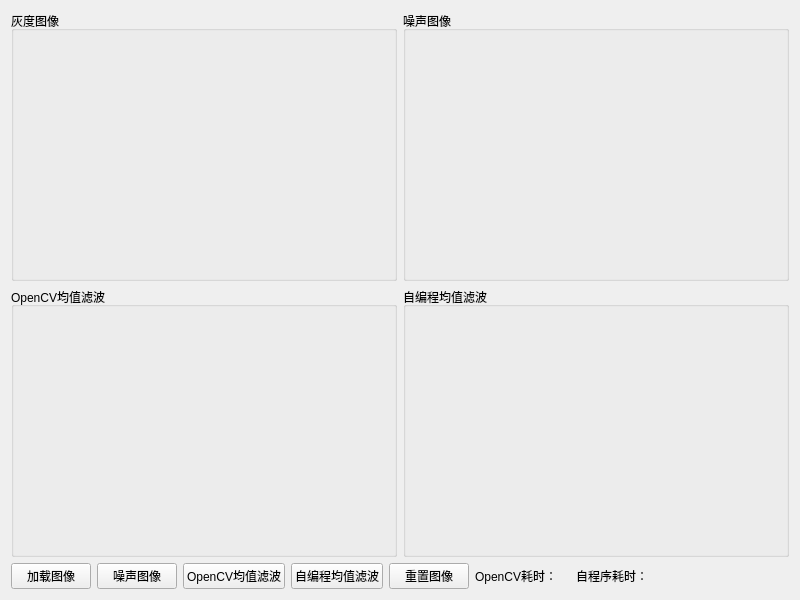
<?xml version="1.0" encoding="UTF-8"?>
<ui version="4.0">
 <class>Widget</class>
 <widget class="QWidget" name="Widget">
  <property name="geometry">
   <rect>
    <x>0</x>
    <y>0</y>
    <width>800</width>
    <height>600</height>
   </rect>
  </property>
  <property name="windowTitle">
   <string>Widget</string>
  </property>
  <layout class="QGridLayout" name="gridLayout">
   <item row="0" column="0">
    <widget class="QGroupBox" name="groupBox">
     <property name="sizePolicy">
      <sizepolicy hsizetype="Preferred" vsizetype="Expanding">
       <horstretch>0</horstretch>
       <verstretch>0</verstretch>
      </sizepolicy>
     </property>
     <property name="title">
      <string>灰度图像</string>
     </property>
     <layout class="QVBoxLayout" name="verticalLayout">
      <item>
       <widget class="QLabel" name="lbl_grayPic">
        <property name="text">
         <string/>
        </property>
       </widget>
      </item>
     </layout>
    </widget>
   </item>
   <item row="0" column="1">
    <widget class="QGroupBox" name="groupBox_2">
     <property name="sizePolicy">
      <sizepolicy hsizetype="Preferred" vsizetype="Expanding">
       <horstretch>0</horstretch>
       <verstretch>0</verstretch>
      </sizepolicy>
     </property>
     <property name="title">
      <string>噪声图像</string>
     </property>
     <layout class="QVBoxLayout" name="verticalLayout_2">
      <item>
       <widget class="QLabel" name="lbl_saltPic">
        <property name="text">
         <string/>
        </property>
       </widget>
      </item>
     </layout>
    </widget>
   </item>
   <item row="1" column="0">
    <widget class="QGroupBox" name="groupBox_4">
     <property name="sizePolicy">
      <sizepolicy hsizetype="Preferred" vsizetype="Expanding">
       <horstretch>0</horstretch>
       <verstretch>0</verstretch>
      </sizepolicy>
     </property>
     <property name="title">
      <string>OpenCV均值滤波</string>
     </property>
     <layout class="QVBoxLayout" name="verticalLayout_4">
      <item>
       <widget class="QLabel" name="lbl_MeanFilterCV">
        <property name="text">
         <string/>
        </property>
       </widget>
      </item>
     </layout>
    </widget>
   </item>
   <item row="1" column="1">
    <widget class="QGroupBox" name="groupBox_3">
     <property name="sizePolicy">
      <sizepolicy hsizetype="Preferred" vsizetype="Expanding">
       <horstretch>0</horstretch>
       <verstretch>0</verstretch>
      </sizepolicy>
     </property>
     <property name="title">
      <string>自编程均值滤波</string>
     </property>
     <layout class="QVBoxLayout" name="verticalLayout_3">
      <item>
       <widget class="QLabel" name="lbl_MeanFilterOwn">
        <property name="text">
         <string/>
        </property>
       </widget>
      </item>
     </layout>
    </widget>
   </item>
   <item row="2" column="0" colspan="2">
    <layout class="QHBoxLayout" name="horizontalLayout">
     <item>
      <widget class="QPushButton" name="btn_loadPic">
       <property name="text">
        <string>加载图像</string>
       </property>
      </widget>
     </item>
     <item>
      <widget class="QPushButton" name="btn_saltPic">
       <property name="text">
        <string>噪声图像</string>
       </property>
      </widget>
     </item>
     <item>
      <widget class="QPushButton" name="btn_MeanFilterCV">
       <property name="text">
        <string>OpenCV均值滤波</string>
       </property>
      </widget>
     </item>
     <item>
      <widget class="QPushButton" name="btn_MeanFilterOwn">
       <property name="text">
        <string>自编程均值滤波</string>
       </property>
      </widget>
     </item>
     <item>
      <widget class="QPushButton" name="btn_resetPic">
       <property name="text">
        <string>重置图像</string>
       </property>
      </widget>
     </item>
     <item>
      <widget class="QLabel" name="label_5">
       <property name="text">
        <string>OpenCV耗时：</string>
       </property>
      </widget>
     </item>
     <item>
      <widget class="QLabel" name="lbl_takeTimeCV">
       <property name="text">
        <string/>
       </property>
      </widget>
     </item>
     <item>
      <widget class="QLabel" name="label_7">
       <property name="text">
        <string>自程序耗时：</string>
       </property>
      </widget>
     </item>
     <item>
      <widget class="QLabel" name="lbl_takeTimeOwn">
       <property name="text">
        <string/>
       </property>
      </widget>
     </item>
     <item>
      <spacer name="horizontalSpacer">
       <property name="orientation">
        <enum>Qt::Horizontal</enum>
       </property>
       <property name="sizeHint" stdset="0">
        <size>
         <width>40</width>
         <height>20</height>
        </size>
       </property>
      </spacer>
     </item>
    </layout>
   </item>
  </layout>
 </widget>
 <resources/>
 <connections/>
</ui>
